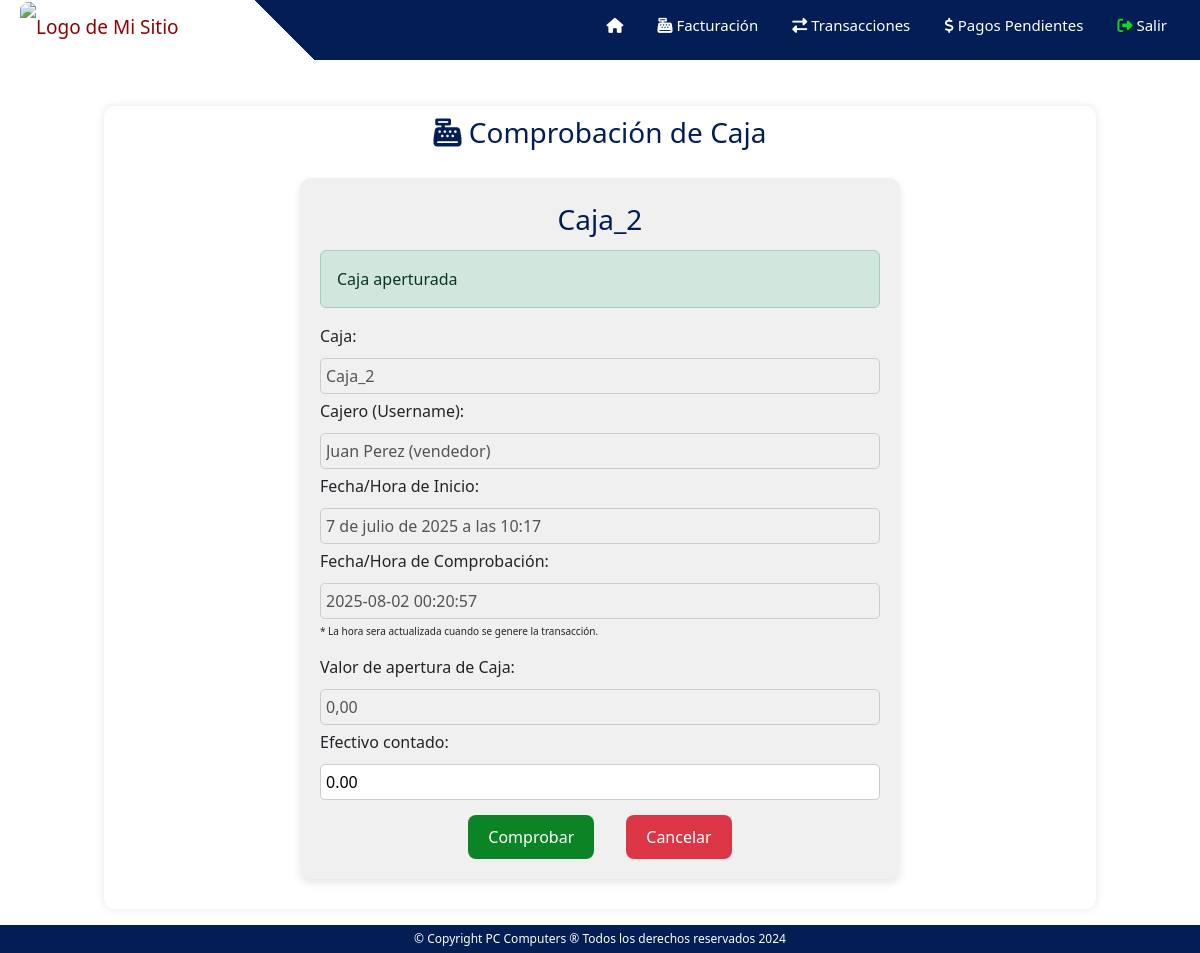
The page /ventas/caja (signed in) on the database its author committed.
### operacion/models.py (models this page shows)
class Caja(models.Model):
    cajero = models.ForeignKey(User, on_delete=models.CASCADE)
    fecha_hora_inicio = models.DateTimeField(auto_now_add=True)
    valor_apertura = models.DecimalField(max_digits=10, decimal_places=2, default=0.00)
    observaciones = models.TextField(blank=True,null=True)
    fecha_hora_cierre = models.DateTimeField(null=True, blank=True)
    estado = models.CharField(max_length=20, default='abierta')
    numero_caja = models.CharField(max_length=20, null=True, blank=True)
    efectivo_ventas = models.DecimalField(max_digits=10, decimal_places=2, default=0.00)
    total_ventas = models.DecimalField(max_digits=10, decimal_places=2, default=0.00)
    efectivo_servicios = models.DecimalField(max_digits=10, decimal_places=2, default=0.00)
    total_servicios = models.DecimalField(max_digits=10, decimal_places=2, default=0.00)
    total_general = models.DecimalField(max_digits=10, decimal_places=2, default=0.00)
    efectivo_contado = models.DecimalField(max_digits=10, decimal_places=2, default=0.00)

### ventas/decorators.py (the view)
    def wrapped_view(request, *args, **kwargs):
        if request.user.is_authenticated and request.user.groups.filter(name='Vendedores').exists():
            return view_func(request, *args, **kwargs)
        else:
            return redirect('/')

### ventas/views.py (called while the page is built)
@vendedor_required
def ventas_caja(request):
    vendedor = User.objects.get(username=request.user)
    caja = Caja.objects.filter(cajero=vendedor).latest('fecha_hora_inicio')
    fecha_hora_actual = datetime.now()
    fecha_hora = fecha_hora_actual.strftime('%Y-%m-%d %H:%M:%S')
    return render(request, 'ventas_comprobar_caja.html',{'caja':caja,'fecha':fecha_hora})

### templates/ventas_comprobar_caja.html (shortened to what this page needs)
{% extends "ventas.html" %}
{% block content %}
{% load static %}
<div class="container-caja-inicio">
    <h3 class="title"><i class="fa-solid fa-cash-register"></i> Comprobación de Caja </h3>
    <div class="caja-datos-container">
        <div class="caja-datos">
            <div class="titulo-caja">{{caja.numero_caja}}</div>
            {% if caja.estado == 'abierta'%}
                <div class="alert alert-success">
                    Caja aperturada
                </div>
            {%else%}
                <div class="alert alert-danger" role="alert">
                    <i class="fa-solid fa-ban"></i> Por favor, pide a tu operador que inicialice la caja.
                </div>
            {%endif%}
            <form method="post" action="/operacion/apertura" id="form-apertura-caja">
                <label for="numero-caja">Caja:</label>
                <input type="text" id="numero-caja" name="numero-caja" value="{{caja.numero_caja}}" disabled>
                {% if caja.estado == 'abierta'%}
                    <label for="nombre-cajero">Cajero (Username):</label>
                    <input type="text" id="nombre-cajero" value="{{caja.cajero.first_name}} {{caja.cajero.last_name}} ({{caja.cajero.username}})" disabled>
                    <label for="fecha-hora">Fecha/Hora de Inicio:</label>
                    <input type="text" id="fecha-hora" value="{{caja.fecha_hora_inicio}}" disabled>
                    <label for="fecha-hora">Fecha/Hora de Comprobación:</label>
                    <input type="text" id="fecha-hora" value="{{fecha}}" disabled>
                    <p>* La hora sera actualizada cuando se genere la transacción.</p>
                {%endif%}
                {% if caja.estado == 'abierta'%}
                    <label for="apertura-caja">Valor de apertura de Caja:</label>
                    <input type="text" id="apertura-caja" value="{{caja.valor_apertura}}" disabled>
                    <label for="apertura-caja">Efectivo contado:</label>
                    <input type="number" id="efectivo" step="0.01" value="0.00">
                {%else%}
                    <label for="apertura-caja">Valor de apertura de Caja:</label>
                    <input type="number" id="apertura-caja" name="apertura_caja" step="0.01" value="0.00">
                {%endif%}
                <div class="btn-container">
                    <button type="button" class="btn-comprobar">Comprobar</button><br>
                    <a class="btn-cancelar" href="/ventas"> Cancelar</a>
                </div>
            </form>
        </div>
    </div>
</div>
{% endblock %}

### static/css/barraNavegacion.css (style rules this page uses)
* { margin: 0; padding: 0; box-sizing: border-box; list-style: none; text-decoration: none; }

### static/css/piePagina.css (style rules this page uses)
p { font-size: 10px; }

### static/css/ventas_inicio.css (style rules this page uses)
body { font-family: Arial, sans-serif; background-color: #f0f0f0; color: #333; margin: 0; padding: 0; }
.title { text-align: center; color: #031E54; }

### static/css/operacion.css (style rules this page uses)
.container-caja-inicio { text-align: center; max-width: 1200px; margin: 10px auto; background-color: #fff; padding: 10px; border-radius: 10px; box-shadow: 0 0 10px rgba(0, 0, 0, 0.1); }
.caja-datos-container { display: inline-block; text-align: left; }
.caja-datos { width: 600px; background-color: #f0f0f0; border-radius: 10px; padding: 20px; margin-top: 20px; margin-bottom: 20px; text-align: left; box-shadow: 0 4px 8px rgba(0, 0, 0, 0.1); }
.titulo-caja { text-align: center; color: #031E54; font-size: 28px; margin-bottom: 10px; }
input[type="text"], input[type="number"], textarea, select { width: 100%; padding: 5px; margin-bottom: 5px; border: 1px solid #ccc; border-radius: 5px; box-sizing: border-box; }
.btn-container { display: flex; justify-content: center; align-items: center; gap: 1rem; flex-wrap: wrap; }
.btn-comprobar, .btn-cancelar, .btn-guardar, .btn-cerrar { display: inline-flex; align-items: center; justify-content: center; padding: 10px 20px; font-size: 1rem; border: none; border-radius: 8px; cursor: pointer; text-decoration: none; white-space: nowrap; width: auto; max-width: 100%; transition: background-color 0.3s; }
.btn-comprobar { background-color: #0a8424; color: #fff; }
.btn-cancelar { margin-top: 10px; background-color: #dc3545; text-decoration: none; color: #fff; padding: 10px 20px; border: none; }
form input, form button { width: 100%; padding: 10px; margin-top: 10px; border-radius: 5px; border: 1px solid #a1a1a1; }
form button { margin-top: 10px; background: #007BFF; color: white; border: none; cursor: pointer; }

### rows shown on the page
Caja: numero_caja "Caja_2", numero-caja "Caja_2", cajero.first_name "Juan Perez (vendedor)", fecha_hora_inicio "7 de julio de 2025 a las 10:17", valor_apertura "0,00"
